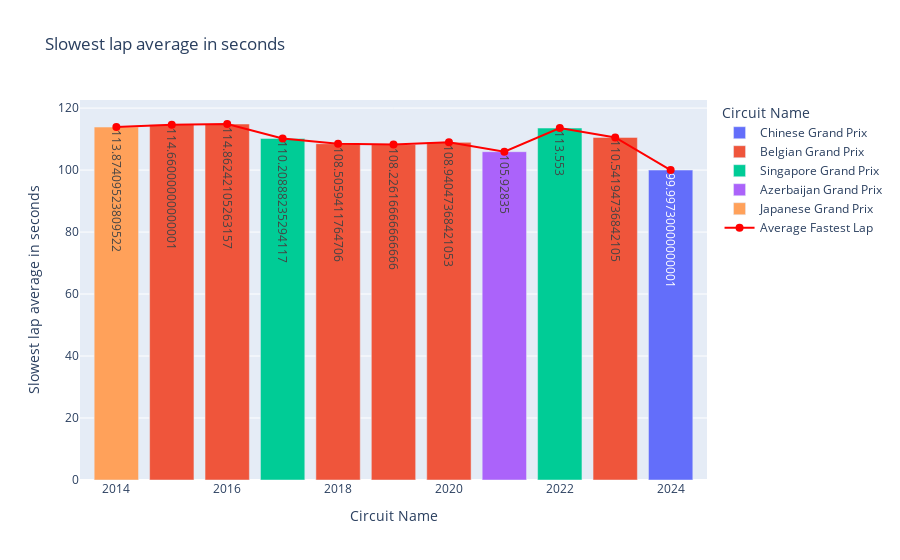

Notebook code for this chart:
### Code cell
fig = px.bar(fastest_track_max, x='year', y='fastest_lap_time_seconds', color='circuit_name',
             title='Slowest lap average in seconds',
             labels={'circuit_name': 'Circuit Name', 'fastest_lap_time_seconds': 'Fastest lap average in seconds'},
             text='fastest_lap_time_seconds' 
             )

fig.add_trace(
    go.Scatter(
        x=fastest_track_max['year'], 
        y=fastest_track_max['fastest_lap_time_seconds'],
        mode='lines+markers',
        name='Average Fastest Lap',
        line=dict(color='red', width=2),  # Customize line color and width
        marker=dict(size=8)  # Customize marker size
    )
)

fig.update_layout(
    xaxis_title='Circuit Name',
    yaxis_title='Slowest lap average in seconds',
    bargap=0.2  
)

# Show the plot
fig.show()

### Figure 1 — Plotly figure (JSON) as saved in the notebook; plotly's stock layout.template omitted (floating-point values rounded to 4 significant figures)
{"data": [{"alignmentgroup": "True", "hovertemplate": "Circuit Name=Chinese Grand Prix<br>year=%{x}<br>Fastest lap average in seconds=%{text}<extra></extra>", "legendgroup": "Chinese Grand Prix", "marker": {"color": "#636efa", "pattern": {"shape": ""}}, "name": "Chinese Grand Prix", "offsetgroup": "Chinese Grand Prix", "orientation": "v", "showlegend": true, "text": [100.0], "textposition": "auto", "type": "bar", "x": [2024], "xaxis": "x", "y": [100.0], "yaxis": "y"}, {"alignmentgroup": "True", "hovertemplate": "Circuit Name=Belgian Grand Prix<br>year=%{x}<br>Fastest lap average in seconds=%{text}<extra></extra>", "legendgroup": "Belgian Grand Prix", "marker": {"color": "#EF553B", "pattern": {"shape": ""}}, "name": "Belgian Grand Prix", "offsetgroup": "Belgian Grand Prix", "orientation": "v", "showlegend": true, "text": [110.5, 108.9, 108.2, 108.5, 114.9, 114.7], "textposition": "auto", "type": "bar", "x": [2023, 2020, 2019, 2018, 2016, 2015], "xaxis": "x", "y": [110.5, 108.9, 108.2, 108.5, 114.9, 114.7], "yaxis": "y"}, {"alignmentgroup": "True", "hovertemplate": "Circuit Name=Singapore Grand Prix<br>year=%{x}<br>Fastest lap average in seconds=%{text}<extra></extra>", "legendgroup": "Singapore Grand Prix", "marker": {"color": "#00cc96", "pattern": {"shape": ""}}, "name": "Singapore Grand Prix", "offsetgroup": "Singapore Grand Prix", "orientation": "v", "showlegend": true, "text": [113.6, 110.2], "textposition": "auto", "type": "bar", "x": [2022, 2017], "xaxis": "x", "y": [113.6, 110.2], "yaxis": "y"}, {"alignmentgroup": "True", "hovertemplate": "Circuit Name=Azerbaijan Grand Prix<br>year=%{x}<br>Fastest lap average in seconds=%{text}<extra></extra>", "legendgroup": "Azerbaijan Grand Prix", "marker": {"color": "#ab63fa", "pattern": {"shape": ""}}, "name": "Azerbaijan Grand Prix", "offsetgroup": "Azerbaijan Grand Prix", "orientation": "v", "showlegend": true, "text": [105.9], "textposition": "auto", "type": "bar", "x": [2021], "xaxis": "x", "y": [105.9], "yaxis": "y"}, {"alignmentgroup": "True", "hovertemplate": "Circuit Name=Japanese Grand Prix<br>year=%{x}<br>Fastest lap average in seconds=%{text}<extra></extra>", "legendgroup": "Japanese Grand Prix", "marker": {"color": "#FFA15A", "pattern": {"shape": ""}}, "name": "Japanese Grand Prix", "offsetgroup": "Japanese Grand Prix", "orientation": "v", "showlegend": true, "text": [113.9], "textposition": "auto", "type": "bar", "x": [2014], "xaxis": "x", "y": [113.9], "yaxis": "y"}, {"line": {"color": "red", "width": 2}, "marker": {"size": 8}, "mode": "lines+markers", "name": "Average Fastest Lap", "type": "scatter", "x": [2024, 2023, 2022, 2021, 2020, 2019, 2018, 2017, 2016, 2015, 2014], "y": [100.0, 110.5, 113.6, 105.9, 108.9, 108.2, 108.5, 110.2, 114.9, 114.7, 113.9]}], "layout": {"autosize": true, "bargap": 0.2, "barmode": "relative", "legend": {"title": {"text": "Circuit Name"}, "tracegroupgap": 0}, "title": {"text": "Slowest lap average in seconds"}, "xaxis": {"anchor": "y", "autorange": true, "domain": [0, 1], "range": [2013.0, 2025.0], "title": {"text": "Circuit Name"}, "type": "linear"}, "yaxis": {"anchor": "x", "autorange": true, "domain": [0, 1], "range": [0, 124.5], "title": {"text": "Slowest lap average in seconds"}, "type": "linear"}}}
